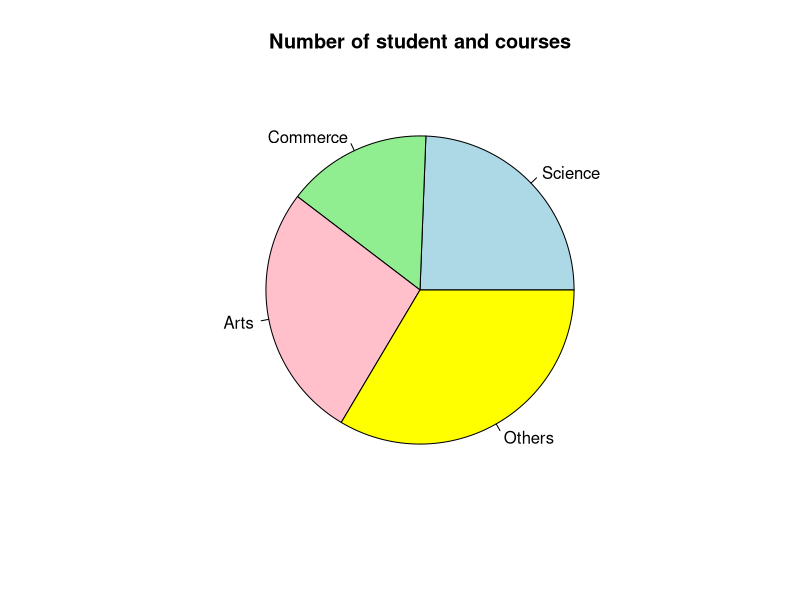

Here is the R script that generated this plot:
students <- c(40, 25, 44, 55)
courses <- c("Science", "Commerce", "Arts", "Others")
pie(students,
    labels = courses, main = "Number of student and courses",
    col = c("lightblue", "lightgreen", "pink", "yellow"))